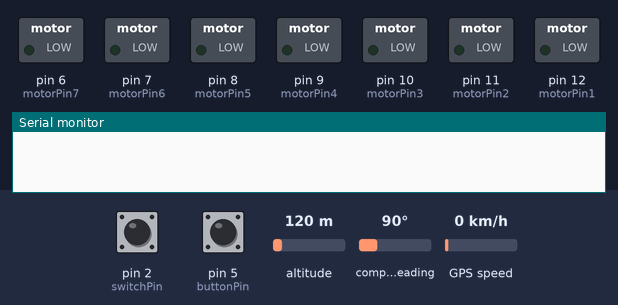
A sketch run on a simulated Arduino Mega 2560, built with avr-gcc and run on an emulated ATmega2560. Shown: switched loads named in the sketch (green lamp = pin HIGH), the last lines printed to the serial monitor. The test bench sets the inputs (shaded band); at power-on: pin 2 (switchPin) LOW, pin 5 (buttonPin) LOW, altitude 120 m, compass heading 90°, GPS speed 0 km/h. The GPS gets a fix after 3 s at 37.7749, -122.4194 with 8 satellites.

Above: at 1.2 s.
1.3 s: pin 2 (switchPin) pulled HIGH for 0.15 s
At 1.4 s:
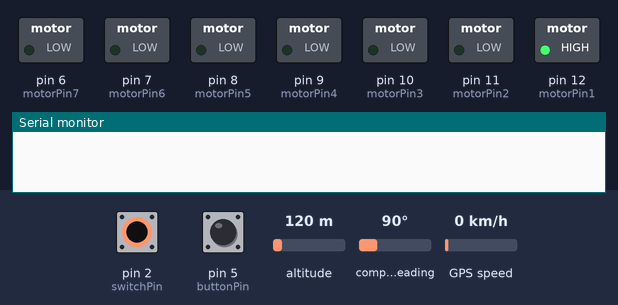
At 4.24 s:
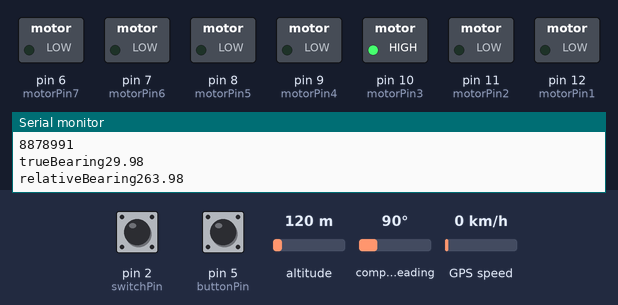
4.3 s: pin 2 (switchPin) pulled HIGH for 3.2 s
Timing chart, 0 to 9.1 s (numbered marks = the images above; inputs shaded):
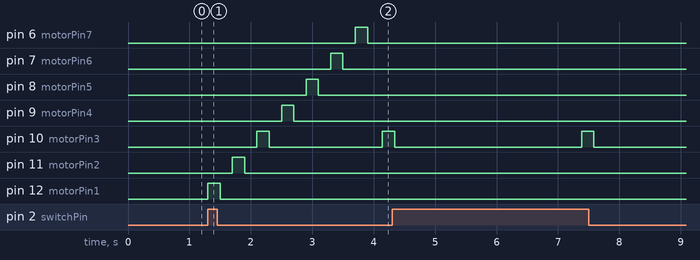

Measured:
- after the input at 1.3 s, pin 6 (motorPin7): LOW → HIGH after 2.4 s, → LOW 0.20 s later; pin 7 (motorPin6): LOW → HIGH after 2.0 s, → LOW 0.20 s later

The sketch:

final_demo_day.ino
```cpp
#include <QMC5883LCompass.h>
#include <TinyGPS++.h>
#include <SoftwareSerial.h>

static const int RXPin = 3, TXPin = 4;
static const uint32_t GPSBaud = 9600;

TinyGPSPlus gps;

SoftwareSerial ss(RXPin, TXPin);

uint32_t timer = millis();

QMC5883LCompass compass;
const int motorPin1 = 12;
const int motorPin2 = 11;
const int motorPin3 = 10;
const int motorPin4 = 9;
const int motorPin5 = 8;
const int motorPin6 = 7;
const int motorPin7 = 6;
const int buttonPin = 5;
const int switchPin = 2;

int previousMotorPin = 34;
int previousSwitchState = 0;
int switchState = 0;
int buttonState = 0;


struct geoLocFloat {
  //Patrick Suhm(2020) SelfDrivingRobot [Source code]. https://github.com/PatrickSuhm/SelfDrivingGPSRobot/blob/master/gps.h#L10
  float lat = 0;
  float lon = 0;
} wayPoint, current;


float getBearing(geoLocFloat a, geoLocFloat b) {
  //Patrick Suhm(2020) SelfDrivingRobot [Source code]. https://github.com/PatrickSuhm/SelfDrivingGPSRobot/blob/master/gps.h#L128
  //@brief: returns the angle between (a,b) and (a,North) in Degree.
  const float toRad = 0.0174533f;
  const float toDeg = 57.2957795f;
  float aLat = a.lat * toRad;
  float aLon = a.lon * toRad;
  float bLat = b.lat * toRad;
  float bLon = b.lon * toRad;
  float y = sin(bLon - aLon) * cos(bLat);
  float x = cos(aLat) * sin(bLat) - sin(aLat) * cos(bLat) * cos(bLon - aLon);
  return atan2(y, x) * toDeg;
}

void setMotorPin(int motorPin, float distanceToWayPoint) {
  if (previousMotorPin != 34) {
    analogWrite(previousMotorPin, 0);
  }
  if (distanceToWayPoint < 3000) {
    analogWrite(motorPin, 255);
    delay(200);
    analogWrite(motorPin, 0);
    delay(distanceToWayPoint * 0.5);
  } else {
    analogWrite(motorPin, 255);
    delay(200);
    analogWrite(motorPin, 0);
    delay(3000);
  }
  previousMotorPin = motorPin;
}

void buttonOnFeedback() {
  int motorPins [7] = { motorPin1, motorPin2, motorPin3, motorPin4, motorPin5, motorPin6, motorPin7 };
  for (int i = 0; i < 7; i = i + 1) {
    analogWrite(motorPins[i], 255);
  }
  delay(1000);
  for (int i = 0; i < 7; i = i + 1) {
    analogWrite(motorPins[i], 0);
  }
}

void switchOnFeedback() {
  int motorPins [7] = { motorPin1, motorPin2, motorPin3, motorPin4, motorPin5, motorPin6, motorPin7 };
  for (int i = 0; i < 7; i = i + 1) {
    analogWrite(motorPins[i], 255);
    delay(200);
    analogWrite(motorPins[i], 0);
    delay(200);
  }
}


void setup() {
  Serial.begin(115200);
  compass.init();
  ss.begin(GPSBaud);

  pinMode(motorPin1, OUTPUT);
  pinMode(motorPin2, OUTPUT);
  pinMode(motorPin3, OUTPUT);
  pinMode(motorPin4, OUTPUT);
  pinMode(motorPin5, OUTPUT);
  pinMode(motorPin6, OUTPUT);
  pinMode(motorPin7, OUTPUT);
  pinMode(buttonPin, INPUT);
  pinMode(switchPin, INPUT);

}


void loop() {

  switchState = digitalRead(switchPin);
  if (previousSwitchState != switchState) {
    if (previousSwitchState == 0) {
      switchOnFeedback();
    }
    previousSwitchState = switchState;
  }
  if (switchState == 1) {
    while (ss.available() > 0)
      if (gps.encode(ss.read())) {
        Serial.print(F("Location: "));
        if (gps.location.isValid()) {
          Serial.print(gps.location.lat(), 6);
          Serial.print(F(","));
          Serial.print(gps.location.lng(), 6);
          current.lat = gps.location.lat();
          current.lon = gps.location.lng();
        }
      }
    if (millis() - timer > 300) {
      timer = millis();
      buttonState = digitalRead(buttonPin);
      wayPoint.lat = 51.44873121208666;
      wayPoint.lon = 5.459112850951249;
      Serial.print("button state");
      Serial.println(buttonState);

      int compassDirection;
      compass.read();
      int compassDegree = atan2( compass.getY(), compass.getZ() ) * 180.0 / PI;
      compassDirection = compassDegree < 0 ? 360 + compassDegree : compassDegree;
      Serial.print("compass degree");
      Serial.println(compassDirection);

      unsigned long distanceToWayPoint =
        (unsigned long)TinyGPSPlus::distanceBetween(
          wayPoint.lat,
          wayPoint.lon,
          current.lat,
          current.lon);
      Serial.println(distanceToWayPoint);

      float trueBearing = getBearing(current, wayPoint);
      if (trueBearing < 0) {
        trueBearing = trueBearing + 360;
      }
      Serial.print("trueBearing");
      Serial.println(trueBearing);

      float relativeBearing = trueBearing - compassDirection;
      if (relativeBearing < 0) {
        relativeBearing = relativeBearing + 360;
      }

      Serial.print("relativeBearing");
      Serial.println(relativeBearing);

      if (relativeBearing < 22.5 || relativeBearing > 337.5) {
      }
      else if (relativeBearing < 67.5) {
        setMotorPin(motorPin4, distanceToWayPoint);
      }
      else if (relativeBearing < 112.5) {
        setMotorPin(motorPin1, distanceToWayPoint);
      }
      else if (relativeBearing < 157.5) {
        setMotorPin(motorPin5, distanceToWayPoint);
      }
      else if (relativeBearing < 202.5) {
        setMotorPin(motorPin2, distanceToWayPoint);
      }
      else if (relativeBearing < 247.5) {
        setMotorPin(motorPin6, distanceToWayPoint);
      }
      else if (relativeBearing < 292.5) {
        setMotorPin(motorPin3, distanceToWayPoint);
      }
      else if (relativeBearing < 337.5) {
        setMotorPin(motorPin7, distanceToWayPoint);
      }
    }
  }
}
```
